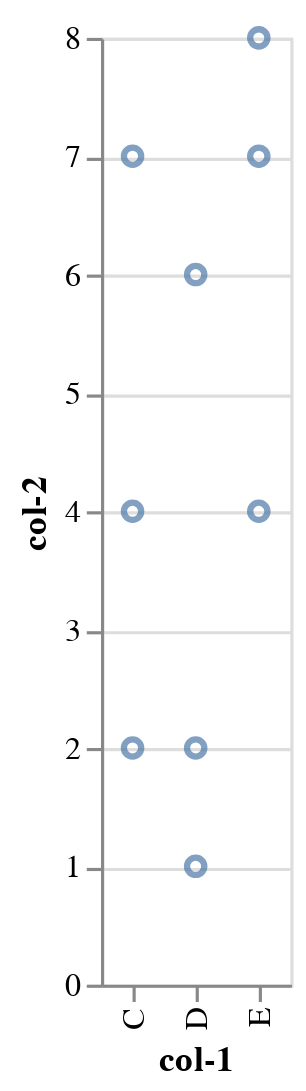

Notebook source saved alongside this figure:
### Code cell
data1 = pd.DataFrame({'col-1': list('CCCDDDEEE'),
'col-2': [2, 7, 4, 1, 2, 6, 8, 4, 7]})


chart = alt.Chart(data)

alt.Chart(data1).mark_point().encode(x='col-1', y='col-2')

### Figure 1 — Vega-Lite specification as saved in the notebook (floating-point values rounded to 4 significant figures)
{"config": {"view": {"continuousWidth": 400, "continuousHeight": 300}}, "data": {"name": "data-987ce147df1a029be4356f387a0b52f1"}, "mark": "point", "encoding": {"x": {"type": "nominal", "field": "col-1"}, "y": {"type": "quantitative", "field": "col-2"}}, "$schema": "https://vega.github.io/schema/vega-lite/v4.8.1.json", "datasets": {"data-987ce147df1a029be4356f387a0b52f1": [{"col-1": "C", "col-2": 2}, {"col-1": "C", "col-2": 7}, {"col-1": "C", "col-2": 4}, {"col-1": "D", "col-2": 1}, {"col-1": "D", "col-2": 2}, {"col-1": "D", "col-2": 6}, {"col-1": "E", "col-2": 8}, {"col-1": "E", "col-2": 4}, {"col-1": "E", "col-2": 7}]}}
